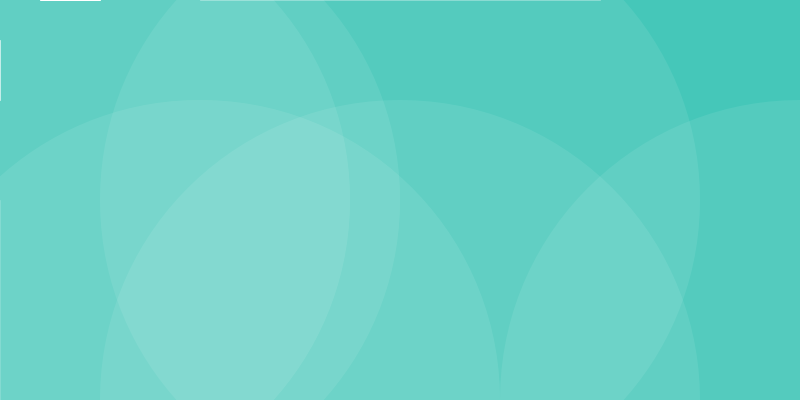
Frame 1 (no input)
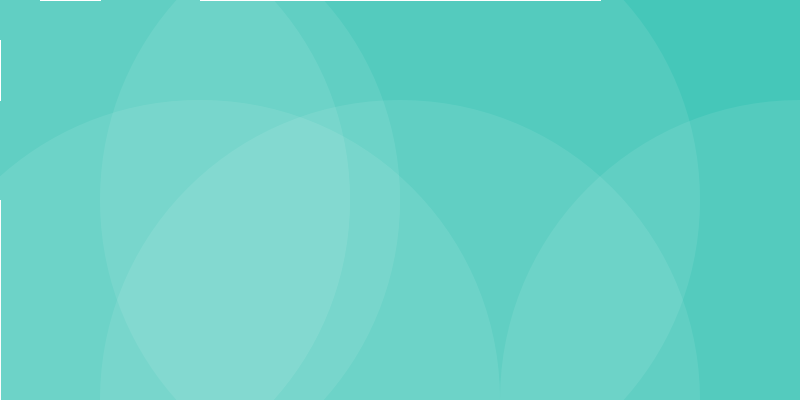
Frame 60 (the mouse pressed at the canvas centre just before this capture)
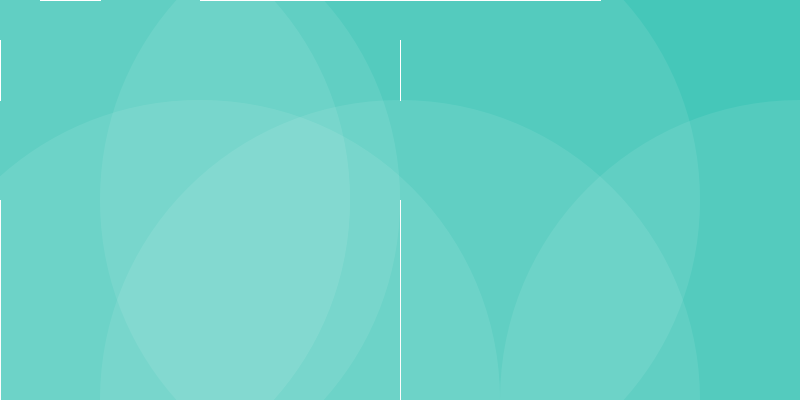
Frame 120 (the mouse held since frame 60 and released just before this capture)

The Processing sketch that drew these frames (run headless with seeded random() and noise(); from frame 60 on, the mouse is pressed at the canvas centre):

// Processing sketch: processing_145319
// ── processing_145319.pde

void setup(){
size(800,400);
background(69,199,185);
//1
fill(255,255,255,20);
noStroke();
ellipse(50,200,600,600);
//2
fill(255,255,255,20);
noStroke();
ellipse(200,400,600,600);
//3
fill(255,255,255,20);
noStroke();
ellipse(100,200,600,600);
//4
fill(255,255,255,20);
noStroke();
ellipse(400,400,600,600);
//5
fill(255,255,255,20);
noStroke();
ellipse(400,200,600,600);
//6
fill(255,255,255,20);
noStroke();
ellipse(800,400,600,600);
}

void draw(){
stroke(255,40);
line(mouseX,600,mouseX,200);
stroke(255,80);
line(600,mouseX,200,mouseX);
stroke(255,160);
line(mouseX,40,mouseX,100);
stroke(255);
line(40,mouseX,100,mouseX);
}
